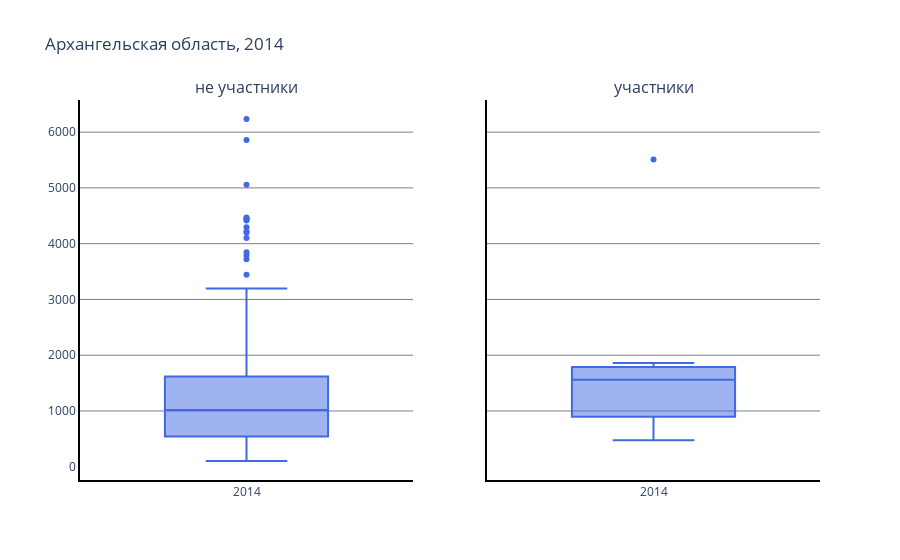
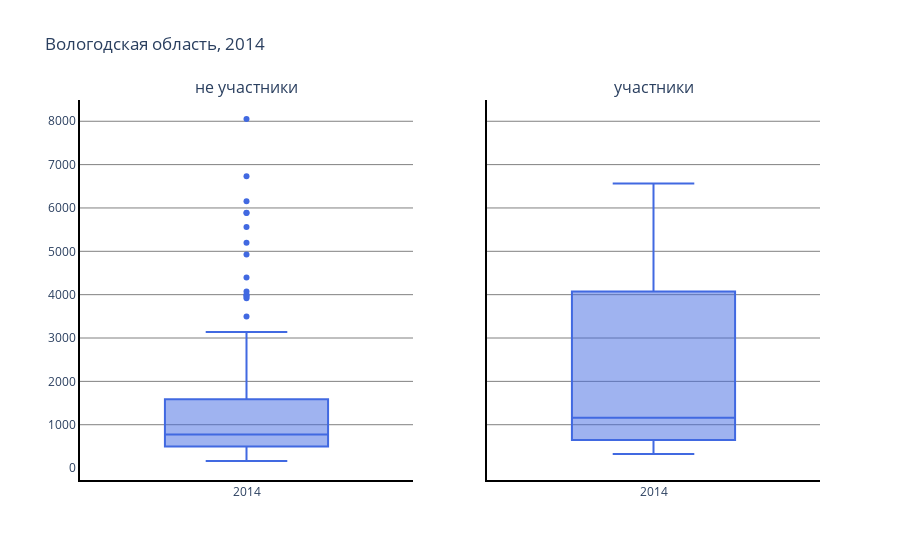
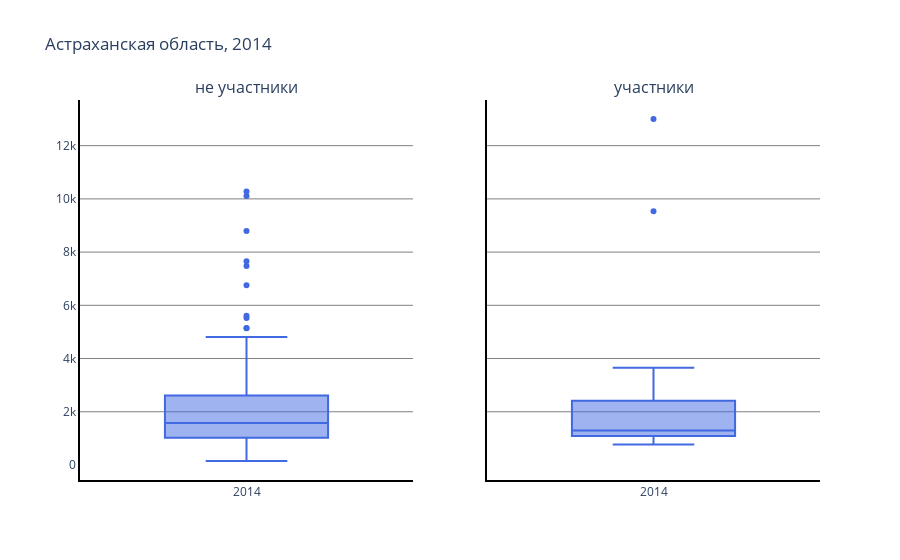
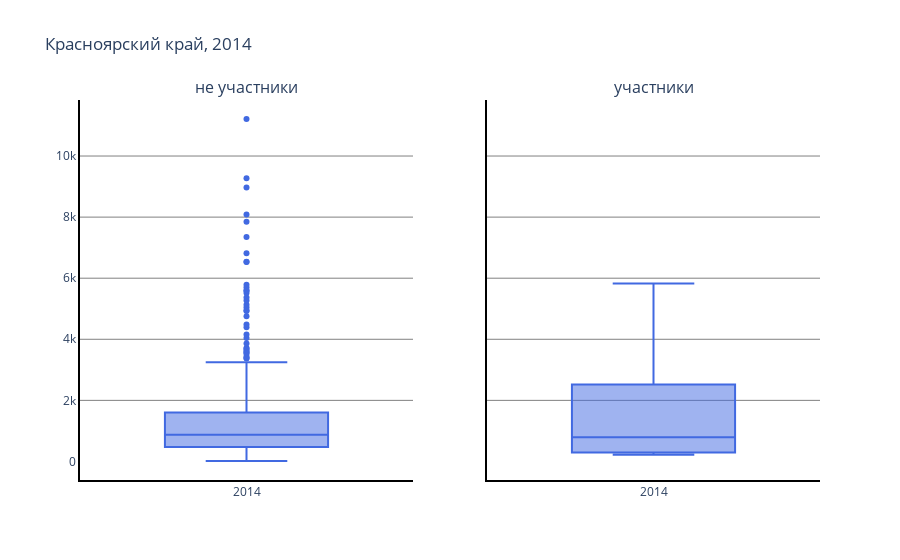

The notebook cell these images were saved under, in order:
### Code cell
plot_description(pop14, '2014')

### Figure 1 — Plotly figure (JSON) as saved in the notebook; plotly's stock layout.template omitted (floating-point values rounded to 4 significant figures; data arrays with more than 128 entries replaced by an {"elided": "..."} marker saying what was removed)
{"data": [{"marker": {"color": "royalblue"}, "name": "2014", "type": "box", "xaxis": "x", "y": {"elided": "172 int values"}, "yaxis": "y"}, {"marker": {"color": "royalblue"}, "name": "2014", "type": "box", "xaxis": "x2", "y": [1716, 5507, 560, 473, 1231, 1523, 1859, 1593], "yaxis": "y2"}], "layout": {"annotations": [{"font": {"size": 16}, "showarrow": false, "text": "не участники", "x": 0.225, "xanchor": "center", "xref": "paper", "y": 1, "yanchor": "bottom", "yref": "paper"}, {"font": {"size": 16}, "showarrow": false, "text": "участники", "x": 0.775, "xanchor": "center", "xref": "paper", "y": 1, "yanchor": "bottom", "yref": "paper"}], "paper_bgcolor": "rgba(0, 0, 0, 0)", "plot_bgcolor": "rgba(0, 0, 0, 0)", "showlegend": false, "title": {"text": "Архангельская область, 2014"}, "xaxis": {"anchor": "y", "domain": [0, 0.45], "linecolor": "black", "linewidth": 2, "showline": true}, "xaxis2": {"anchor": "y2", "domain": [0.55, 1], "linecolor": "black", "linewidth": 2, "showline": true}, "yaxis": {"anchor": "x", "domain": [0, 1], "gridcolor": "grey", "linecolor": "black", "linewidth": 2, "showline": true}, "yaxis2": {"anchor": "x2", "domain": [0, 1], "gridcolor": "grey", "linecolor": "black", "linewidth": 2, "matches": "y", "showline": true, "showticklabels": false}}}

### Figure 2 — Plotly figure (JSON) as saved in the notebook; plotly's stock layout.template omitted (floating-point values rounded to 4 significant figures; data arrays with more than 128 entries replaced by an {"elided": "..."} marker saying what was removed)
{"data": [{"marker": {"color": "royalblue"}, "name": "2014", "type": "box", "xaxis": "x", "y": {"elided": "217 int values"}, "yaxis": "y"}, {"marker": {"color": "royalblue"}, "name": "2014", "type": "box", "xaxis": "x2", "y": [663, 430, 445, 6191, 6562, 3805, 5389, 4166, 3108, 963, 1251, 1163, 326, 1027, 639], "yaxis": "y2"}], "layout": {"annotations": [{"font": {"size": 16}, "showarrow": false, "text": "не участники", "x": 0.225, "xanchor": "center", "xref": "paper", "y": 1, "yanchor": "bottom", "yref": "paper"}, {"font": {"size": 16}, "showarrow": false, "text": "участники", "x": 0.775, "xanchor": "center", "xref": "paper", "y": 1, "yanchor": "bottom", "yref": "paper"}], "paper_bgcolor": "rgba(0, 0, 0, 0)", "plot_bgcolor": "rgba(0, 0, 0, 0)", "showlegend": false, "title": {"text": "Вологодская область, 2014"}, "xaxis": {"anchor": "y", "domain": [0, 0.45], "linecolor": "black", "linewidth": 2, "showline": true}, "xaxis2": {"anchor": "y2", "domain": [0.55, 1], "linecolor": "black", "linewidth": 2, "showline": true}, "yaxis": {"anchor": "x", "domain": [0, 1], "gridcolor": "grey", "linecolor": "black", "linewidth": 2, "showline": true}, "yaxis2": {"anchor": "x2", "domain": [0, 1], "gridcolor": "grey", "linecolor": "black", "linewidth": 2, "matches": "y", "showline": true, "showticklabels": false}}}

### Figure 3 — Plotly figure (JSON) as saved in the notebook; plotly's stock layout.template omitted (floating-point values rounded to 4 significant figures; data arrays with more than 128 entries replaced by an {"elided": "..."} marker saying what was removed)
{"data": [{"marker": {"color": "royalblue"}, "name": "2014", "type": "box", "xaxis": "x", "y": {"elided": "132 int values"}, "yaxis": "y"}, {"marker": {"color": "royalblue"}, "name": "2014", "type": "box", "xaxis": "x2", "y": [1070, 839, 911, 770, 1100, 2487, 916, 2336, 1098, 3123, 2084, 2086, 13002, 1799, 1141, 1144, 3650, 9536, 1405, 1184], "yaxis": "y2"}], "layout": {"annotations": [{"font": {"size": 16}, "showarrow": false, "text": "не участники", "x": 0.225, "xanchor": "center", "xref": "paper", "y": 1, "yanchor": "bottom", "yref": "paper"}, {"font": {"size": 16}, "showarrow": false, "text": "участники", "x": 0.775, "xanchor": "center", "xref": "paper", "y": 1, "yanchor": "bottom", "yref": "paper"}], "paper_bgcolor": "rgba(0, 0, 0, 0)", "plot_bgcolor": "rgba(0, 0, 0, 0)", "showlegend": false, "title": {"text": "Астраханская область, 2014"}, "xaxis": {"anchor": "y", "domain": [0, 0.45], "linecolor": "black", "linewidth": 2, "showline": true}, "xaxis2": {"anchor": "y2", "domain": [0.55, 1], "linecolor": "black", "linewidth": 2, "showline": true}, "yaxis": {"anchor": "x", "domain": [0, 1], "gridcolor": "grey", "linecolor": "black", "linewidth": 2, "showline": true}, "yaxis2": {"anchor": "x2", "domain": [0, 1], "gridcolor": "grey", "linecolor": "black", "linewidth": 2, "matches": "y", "showline": true, "showticklabels": false}}}

### Figure 4 — Plotly figure (JSON) as saved in the notebook; plotly's stock layout.template omitted (floating-point values rounded to 4 significant figures; data arrays with more than 128 entries replaced by an {"elided": "..."} marker saying what was removed)
{"data": [{"marker": {"color": "royalblue"}, "name": "2014", "type": "box", "xaxis": "x", "y": {"elided": "467 int values"}, "yaxis": "y"}, {"marker": {"color": "royalblue"}, "name": "2014", "type": "box", "xaxis": "x2", "y": [295, 1680, 965, 2849, 5828, 441, 265, 953, 3078, 792, 301, 266, 744, 223, 296, 1898, 2724, 3553, 734, 272, 737, 840, 5596], "yaxis": "y2"}], "layout": {"annotations": [{"font": {"size": 16}, "showarrow": false, "text": "не участники", "x": 0.225, "xanchor": "center", "xref": "paper", "y": 1, "yanchor": "bottom", "yref": "paper"}, {"font": {"size": 16}, "showarrow": false, "text": "участники", "x": 0.775, "xanchor": "center", "xref": "paper", "y": 1, "yanchor": "bottom", "yref": "paper"}], "paper_bgcolor": "rgba(0, 0, 0, 0)", "plot_bgcolor": "rgba(0, 0, 0, 0)", "showlegend": false, "title": {"text": "Красноярский край, 2014"}, "xaxis": {"anchor": "y", "domain": [0, 0.45], "linecolor": "black", "linewidth": 2, "showline": true}, "xaxis2": {"anchor": "y2", "domain": [0.55, 1], "linecolor": "black", "linewidth": 2, "showline": true}, "yaxis": {"anchor": "x", "domain": [0, 1], "gridcolor": "grey", "linecolor": "black", "linewidth": 2, "showline": true}, "yaxis2": {"anchor": "x2", "domain": [0, 1], "gridcolor": "grey", "linecolor": "black", "linewidth": 2, "matches": "y", "showline": true, "showticklabels": false}}}
